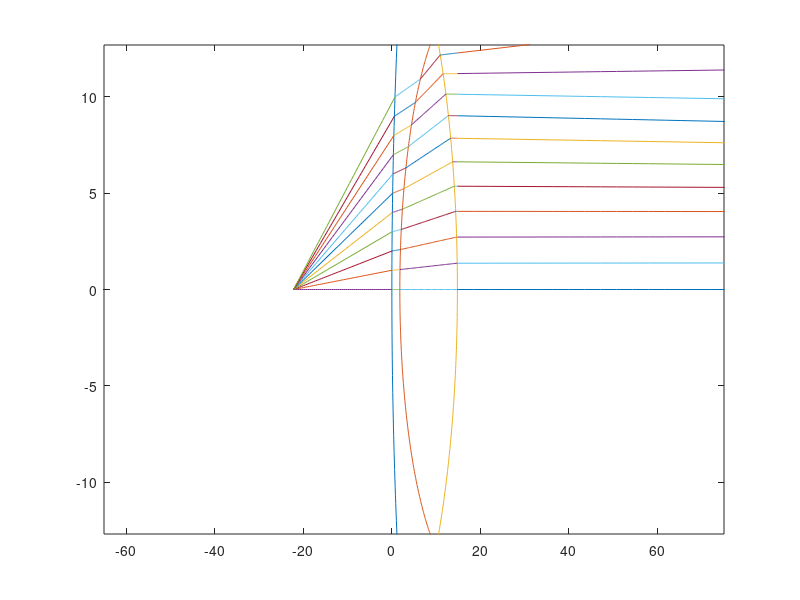

This chart was generated by the following MATLAB code:
% Ray trace manual
clear;

%Refractive Index of Air
N1 = 1;
%NSF-6
N2 = 1.76307;
%N-BAF10
N3 = 1.64714;

%Lens Radii
R1 = 71.1;
R2 = 15.2;
R3 = 21.1;

%Lens Positions
P1 = 0;
P2 = 1.8;
P3 = 14.8;
P4 = 14.8;

focal_length = 30.4;

theta = -pi/2:pi/500:pi/2;
plot(R1*cos(pi +theta) +R1 + P1, R1*sin(pi + theta))
hold on;
plot(R2*cos(pi +theta) +R2 + P2, R2*sin(theta))
plot(R3*cos(theta) -R3 + P3, R3*sin(theta))

%Starting point
sourcex = 0;
sourcez = -22.2;

for k = 0:10
%First lens boundary
surf1x = k;
%x^2 + (z-R1)^2 = R1^2
%z^2 +R1^2 -2z*R1 + x^2 = R1^2
%z^2 -2*r1*z + x^2 = 0
surf1z = ((2*R1) - sqrt(2*2*R1*R1 - 4*surf1x*surf1x))/2;

ray1x = surf1x - sourcex;
ray1z = surf1z - sourcez;
ray1 = [ray1x/sqrt(ray1x^2 + ray1z^2), ray1z/sqrt(ray1x^2 + ray1z^2)];

%Calculate radius of lens to get angle for snell calculation
rad1x = surf1x;
rad1z = surf1z - R1;
tan1x = -rad1z;
tan1z = rad1x;

%Find angle between the two using dot product -> cosine
mray1 = sqrt(ray1x^2 + ray1z^2);
mrad1 = sqrt(rad1x^2 + rad1z^2);
dot1 = abs((ray1x * rad1x) + (ray1z * rad1z))/(mrad1*mray1);
angle1 = 360*acos(dot1)/2/pi;

%Use snells law to find angle across boundary
angle1f = 360*asin(sqrt(1 - dot1^2) * N1/N2)/2/pi;
%Radius :: adjacent Tangent :: opposite tan = tangent/radius
%tan1len is length of tangent
tan1len = sqrt(rad1x^2 + rad1z^2) * tan(2*pi*angle1f/360);

%Add tangent to radius source point
targ2x = 0  + tan1len*tan1x/sqrt(tan1x^2 + tan1z^2);
targ2z = R1 + tan1len*tan1z/sqrt(tan1x^2 + tan1z^2);

%Ray2 is surface of lens1 to target
ray2x = targ2x - surf1x;
ray2z = targ2z - surf1z;
ray2 = [ray2x/sqrt(ray2x^2 + ray2z^2), ray2z/sqrt(ray2x^2 + ray2z^2)];

%Lens2 boundary => x^2 + (z + R2 - P2)^2 = R2^2
%Ray2 => surf1x + L*ray2x , surf1z + L*ray2z

%<surf1x + L*ray2x, surf1z + l*ray2z>
%z = surf1z + L*ray2z
%L = (z-surf1z)/ray2z
%x = surf1x + L*ray2x
%x = surf1x + (z - surf1z)*ray2x/ray2z

%(surf1x + (z - surf1z)*ray2x/ray2z)^2 + (z + R2 - P2)^2 = R2^2

%z^2 + 2*(R2-P2)*z + (P2^2 - 2*R2*P2) +
%surf1x^2 + 2*surf1x*(z - surf1z)*ray2x/ray2z + (z-surf1z)^2 *(ray2x/ray2z)^2 = 0

%(z-surf1z)^2 *(ray2x/ray2z)^2 = z^2 -2*surf1z*z + surf1z^2

%Find z intercept of lens2
A = 1 + (ray2x/ray2z)^2;
B = -2*(R2+P2) + 2*surf1x*ray2x/ray2z -2*surf1z*(ray2x/ray2z)^2;
C = P2^2 + 2*R2*P2 + surf1x^2 -2*surf1x*surf1z*ray2x/ray2z + surf1z*surf1z*(ray2x/ray2z)^2;

surf2z = (-B - sqrt(B^2 - 4*A*C))/2/A;
%x^2 + (z - P2 - R2)^2 = R2^2
%x^2 = R2^2 - z^2 +2*z*(P2+R2) -(P2+R2)^2 
surf2x = sqrt(R2^2 - surf2z^2 - (P2+R2)^2 + 2*surf2z*(P2+R2));

%Calculate radius of lens to get angle for snell calculation
rad2x = surf2x;
rad2z = surf2z - (R2 + P2);
tan2x = -rad2z;
tan2z = rad2x;

%Find angle between the two using dot product -> cosine
mray2 = sqrt(ray2x^2 + ray2z^2);
mrad2 = sqrt(rad2x^2 + rad2z^2);
dot2 = abs((ray2x * rad2x) + (ray2z * rad2z))/(mrad2*mray2);
angle2 = 360*acos(dot2)/2/pi;

%Use snells law to find angle across boundary
angle2f = 360*asin(sqrt(1 - dot2^2) * N2/N3)/2/pi;
%Radius :: adjacent Tangent :: opposite tan = tangent/radius
%tan1len is length of tangent
tan2len = sqrt(rad2x^2 + rad2z^2) * tan(2*pi*angle2f/360);

%Add tangent to radius source point
targ3x = 0  + tan2len*tan2x/sqrt(tan2x^2 + tan2z^2);
targ3z = R2+P2 + tan2len*tan2z/sqrt(tan2x^2 + tan2z^2);

%Ray3 is surface of lens2 to target
ray3x = targ3x - surf2x;
ray3z = targ3z - surf2z;
ray3 = [-ray3x/sqrt(ray3x^2 + ray3z^2), -ray3z/sqrt(ray3x^2 + ray3z^2)];

%Find z intercept of lens2 back
A = 1 + (ray3x/ray3z)^2;
B = (2*(R3-P3)) + 2*surf2x*ray3x/ray3z -2*surf2z*(ray3x/ray3z)^2;
C = P3^2 - 2*R3*P3 + surf2x^2 -2*surf2x*surf2z*ray3x/ray3z + surf2z*surf2z*(ray3x/ray3z)^2;

surf3z = (-B + sqrt(B^2 - 4*A*C))/2/A;
%x^2 + (z - P2 + R2)^2 = R2^2
%x^2 = R2^2 - z^2 +2*z*(P2-R2) -(P2-R2)^2 
surf3x = sqrt(R3^2 - surf3z^2 - (P3-R3)^2 + 2*surf3z*(P3-R3));

%Calculate radius of lens to get angle for snell calculation
rad3x = surf3x;
rad3z = surf3z - (-R3 + P3);
tan3x = -rad3z;
tan3z = rad3x;

%Find angle between the two using dot product -> cosine
mray3 = sqrt(ray3x^2 + ray3z^2);
mrad3 = sqrt(rad3x^2 + rad3z^2);
dot3 = abs((ray3x * rad3x) + (ray3z * rad3z))/(mrad3*mray3);
angle3 = 360*acos(dot3)/2/pi;

%Use snells law to find angle across boundary
angle3f = 360*asin(sqrt(1 - dot3^2) * N3/N1)/2/pi;
%Radius :: adjacent Tangent :: opposite tan = tangent/radius
%tan1len is length of tangent
tan3len = sqrt(rad3x^2 + rad3z^2) * tan(2*pi*angle3f/360);

%Add tangent to radius source point
targ4x = 0  - tan3len*tan3x/sqrt(tan3x^2 + tan3z^2);
targ4z = -R3+P3 - tan3len*tan3z/sqrt(tan3x^2 + tan3z^2);

%Ray4 is surface of lens3 to target
ray4x = targ4x - surf3x;
ray4z = targ4z - surf3z;
ray4 = [-ray4x/sqrt(ray4x^2 + ray4z^2), -ray4z/sqrt(ray4x^2 + ray4z^2)];

surf4z = P4;
surf4x = surf3x + (surf4z-surf3z)*ray4x/ray4z;

targz = 190.8;
targx = surf4x + (targz-surf4z)*ray4x/ray4z;

plot(linspace(sourcez, surf1z,50),linspace(sourcex, surf1x,50))
plot(linspace(surf1z, surf2z,50),linspace(surf1x, surf2x,50))
plot(linspace(surf2z, surf3z,50),linspace(surf2x, surf3x,50))
plot(linspace(surf3z, surf4z,50),linspace(surf3x, surf4x,50))

plot(linspace(surf4z, targz,50),linspace(surf4x, targx,50))


path1 = sqrt((surf1x-sourcex)^2+(surf1z-sourcez)^2);
path2 = sqrt((surf2x-surf1x)^2+(surf2z-surf1z)^2);
path3 = sqrt((surf3x-surf2x)^2+(surf3z-surf2z)^2);
path4 = sqrt((surf4x-surf3x)^2+(surf4z-surf3z)^2);
opd(k+1) = N1*path1 + N2*path2 + N3*path3 + N1*path4;

dist(k+1) = sqrt((0-surf4x)^2 + (targz - surf4z)^2);
end

xlim([-65 75])
ylim([-12.7 12.7])
hold off;

error = (opd-opd(1) - dist + dist(1));
%plot(error)

